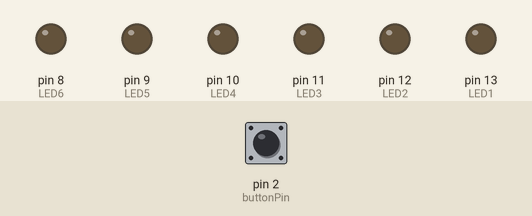
A sketch run on a simulated Arduino Uno, built with avr-gcc and run on an emulated ATmega328P. Shown: output pins drawn as LEDs (lit = HIGH). Dashed ring = blinking. Inputs (shaded band) come from the test bench; at power-on: pin 2 (buttonPin) LOW.

Above: at 1.2 s.
1.3 s: pin 2 (buttonPin) pulled HIGH for 0.15 s
At 1.46 s:
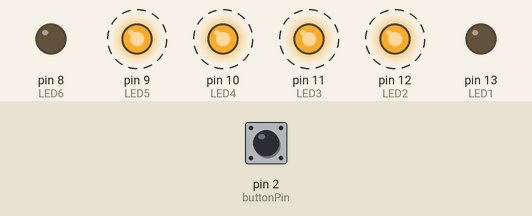
At 1.86 s:
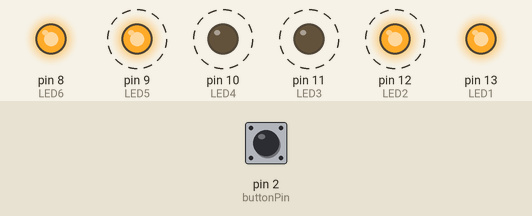
4.3 s: pin 2 (buttonPin) pulled HIGH for 3.2 s
At 4.56 s:
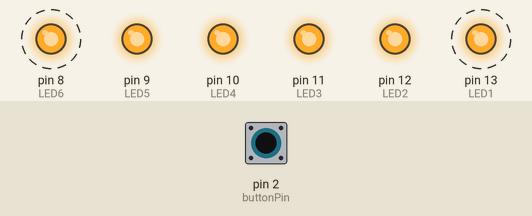
Timing chart, 0 to 9.7 s (numbered marks = the images above; inputs shaded):
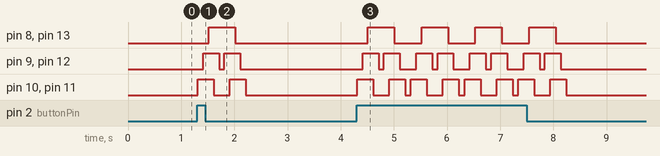

The sketch:

SS6_OutandIn.ino
```cpp
// William Valentin "OutandIN"

// sets up constant integer variables for pins (will not change)

const int buttonPin = 2;   // creates variable called buttonPin and assigns value of 2
const int LED1 = 13;       // creates variable called LED and assigns value of 13
const int LED2 = 12;       // creates variable called LED and assigns value of 12
const int LED3 = 11;       // creates variable called LED and assigns value of 11
const int LED4 = 10;       // creates variable called LED and assigns value of 10
const int LED5 = 9;        // creates variable called LED and assigns value of 9
const int LED6 = 8;        // creates variable called LED and assigns value of 8


// sets up integer variable that will change over time
int buttonState = 0;   // creates variable to track buttonState, assigns initial value of 0


// setup runs once at startup
void setup() {
  pinMode(LED1, OUTPUT);  // initialize LED1 pin as an output.
  pinMode(LED2, OUTPUT);  // initialize LED2 pin as an output.
  pinMode(LED3, OUTPUT);  // initialize LED3 pin as an output.
  pinMode(LED4, OUTPUT);  // initialize LED4 pin as an output.
  pinMode(LED5, OUTPUT);  // initialize LED5 pin as an output.
  pinMode(LED6, OUTPUT);  // initializa LED6 pin as an output.
  pinMode(buttonPin, INPUT);  // initialize pushbutton pin as an input.
}

// loop runs infinitely
void loop() {
  buttonState = digitalRead(buttonPin);    // read the state of the pushbutton value
  delay (10); //small delay for debouncing, to increase accuracy

  // conditional statement
  if (buttonState == HIGH) { // if button is pressed (voltage received on pin 2)
     //STATE 1
  digitalWrite (LED6, LOW);
  digitalWrite (LED5, LOW);
  digitalWrite (LED4, HIGH);
  digitalWrite (LED3, HIGH);
  digitalWrite (LED2, LOW);
  digitalWrite (LED1, LOW);
  delay (100);

  //STATE 2
  digitalWrite (LED6, LOW);
  digitalWrite (LED5, HIGH);
  digitalWrite (LED4,  HIGH);
  digitalWrite (LED3, HIGH);
  digitalWrite (LED2, HIGH);
  digitalWrite (LED1, LOW);
  delay (100);

  //STATE 3
  digitalWrite (LED6, HIGH);
  digitalWrite (LED5, HIGH);
  digitalWrite (LED4, HIGH);
  digitalWrite (LED3, HIGH);
  digitalWrite (LED2, HIGH);
  digitalWrite (LED1, HIGH);
  delay (100);

  //STATE 4
  digitalWrite (LED6, HIGH);
  digitalWrite (LED5, HIGH);
  digitalWrite (LED4, LOW);
  digitalWrite (LED3, LOW);
  digitalWrite (LED2, HIGH);
  digitalWrite (LED1, HIGH);
  delay (100);

  //STATE 5
  digitalWrite (LED6, HIGH);
  digitalWrite (LED5, LOW);
  digitalWrite (LED4, LOW);
  digitalWrite (LED3, LOW);
  digitalWrite (LED2, LOW);
  digitalWrite (LED1, HIGH);
  delay (100);

  //STATE 6
  digitalWrite (LED6, HIGH);
  digitalWrite (LED5, HIGH);
  digitalWrite (LED4, LOW);
  digitalWrite (LED3, LOW);
  digitalWrite (LED2, HIGH);
  digitalWrite (LED1, HIGH);
  delay (100);

  //STATE 7
  digitalWrite (LED6, HIGH);
  digitalWrite (LED5, HIGH);
  digitalWrite (LED4, HIGH);
  digitalWrite (LED3, HIGH);
  digitalWrite (LED2, HIGH);
  digitalWrite (LED1, HIGH);
  delay (100);

  // STATE 8
  digitalWrite (LED6, LOW);
  digitalWrite (LED5, HIGH);
  digitalWrite (LED4, HIGH);
  digitalWrite (LED3, HIGH);
  digitalWrite (LED2, HIGH);
  digitalWrite (LED1, LOW);
  delay (100);


  // STATE 9
  digitalWrite (LED6, LOW);
  digitalWrite (LED5, LOW);
  digitalWrite (LED4, HIGH);
  digitalWrite (LED3, HIGH);
  digitalWrite (LED2, LOW);
  digitalWrite (LED1, LOW);
  delay (100);

  // STATE 10
  digitalWrite (LED6, LOW);
  digitalWrite (LED5, LOW);
  digitalWrite (LED4, LOW);
  digitalWrite (LED3, LOW);
  digitalWrite (LED2, LOW);
  digitalWrite (LED1, LOW);
  delay (100);


  } else {   //otherwise
    digitalWrite(LED1, LOW);      // turn off voltage to LED1 pin
    digitalWrite(LED2, LOW);      // turn off voltage to LED2 pin
    digitalWrite(LED3, LOW);      // turn off voltage to LED3 pin
    digitalWrite(LED4, LOW);      // turn off voltage to LED4 pin
    digitalWrite(LED5, LOW);      // turn off voltage to LED5 pin
    digitalWrite(LED6, LOW);      // turn off voltage to LED6 pin

  }
}
```

Measured:
- after the input at 1.3 s, pin 8 (LED6): LOW → HIGH after 0.21 s, → LOW 0.50 s later; pin 9 (LED5): alternates HIGH for 0.30 s and LOW for 0.10 s, 4 changes in all, then stays LOW, starting after 0.11 s
- after the input at 4.3 s, pin 8 (LED6): alternates HIGH for 0.50 s and LOW for 0.51 s, 8 changes in all, then stays LOW, starting after 0.21 s; pin 9 (LED5): LOW → HIGH after 0.11 s, then repeats every 1.0 s: LOW 0.10 s, HIGH 0.30 s, LOW 0.31 s, HIGH 0.30 s, until it stays LOW from 8.1 s
